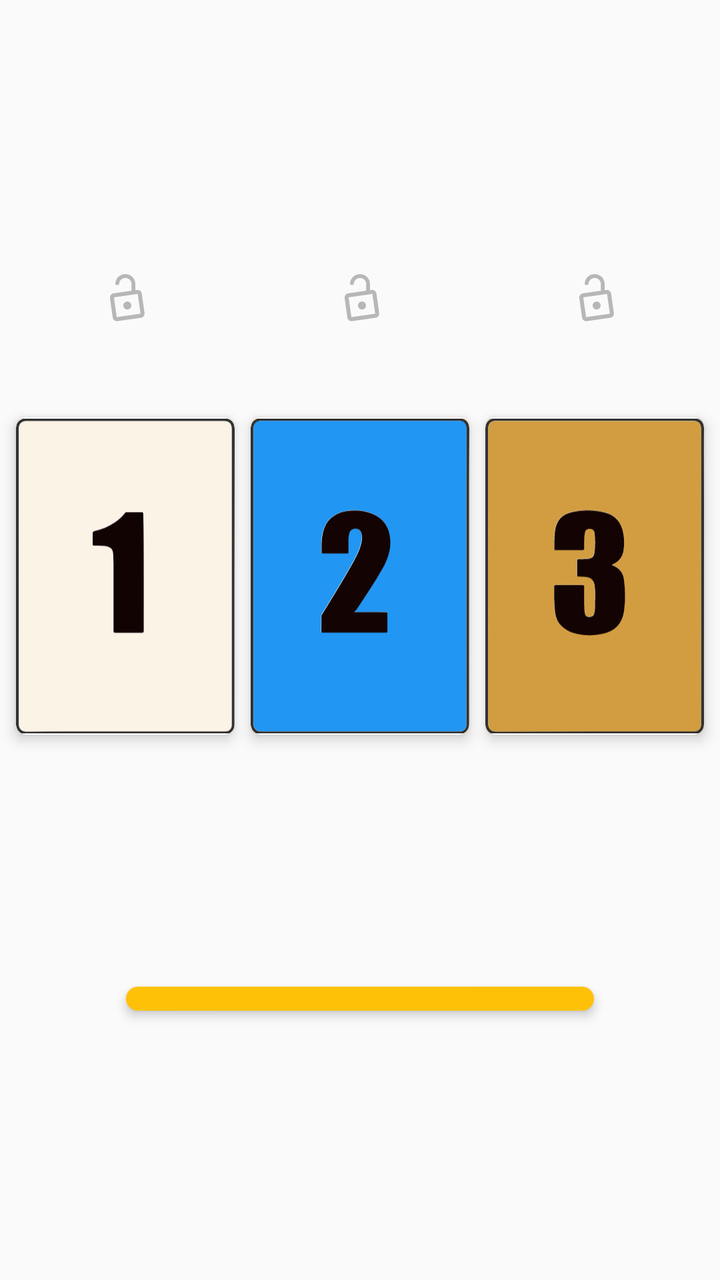
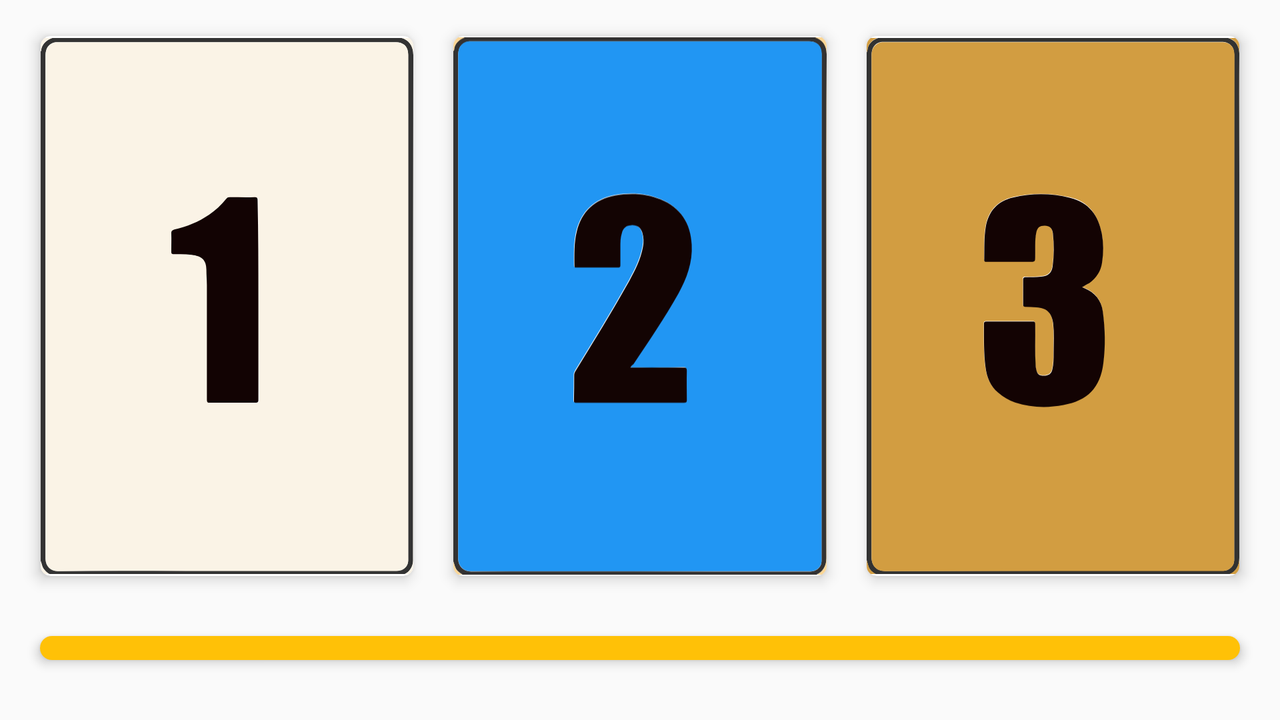

An Android layout and its configuration variant, each rendered on a device that would load it. The default file and the variant file are quoted in full after the pictures.
<!-- AndroidManifest.xml: application theme AppTheme -->
<!-- res/layout/fragment_comix_genertor.xml -->
<?xml version="1.0" encoding="utf-8"?>
<android.support.constraint.ConstraintLayout
    xmlns:android="http://schemas.android.com/apk/res/android"

    xmlns:app="http://schemas.android.com/apk/res-auto"
    xmlns:tools="http://schemas.android.com/tools"
    xmlns:fbutton="http://schemas.android.com/apk/res-auto"
    android:layout_width="match_parent"
    android:layout_height="match_parent"
    tools:context=".MainActivity"
   >


    <RelativeLayout
        android:id="@+id/relative_layout_image_lock_1"
        android:layout_width="wrap_content"
        android:layout_height="wrap_content"
        android:orientation="horizontal"
        android:padding="15dp"

        app:layout_constraintEnd_toEndOf="@+id/cv1"
        app:layout_constraintStart_toStartOf="@+id/cv1"

        app:layout_constraintTop_toTopOf="@+id/guidelinehor_lock">

        <ImageView
            android:id="@+id/image_lock_1"
            android:layout_width="24dp"
            android:layout_height="24dp"
            android:alpha=".5"
            app:srcCompat="@drawable/lock_whith_angle_lock_500" />
    </RelativeLayout>



    <android.support.v7.widget.CardView
        android:id="@+id/cv1"
        android:layout_width="0dp"
        android:layout_height="0dp"
        android:layout_marginStart="8dp"
        android:background="@drawable/cardborder"
        app:cardCornerRadius="5dp"
        app:cardElevation="4dp"
        app:layout_constraintBottom_toTopOf="@+id/guidelinehor2"
        app:layout_constraintDimensionRatio="604:875"
        app:layout_constraintEnd_toStartOf="@+id/cv2"
        app:layout_constraintHorizontal_bias="0.5"
        app:layout_constraintStart_toStartOf="parent"
        app:layout_constraintTop_toTopOf="@+id/guidelinehor1">
        <ImageView
            android:id="@+id/image_view_card_1"
            android:layout_width="match_parent"
            android:layout_height="match_parent"
            android:layout_alignParentTop="true"
            android:layout_marginTop="0dp"
            android:visibility="visible"
            app:srcCompat="@drawable/ic_card_1"
            tools:layout_editor_absoluteX="6dp"
            tools:layout_editor_absoluteY="8dp" />
        <RelativeLayout
            android:id="@+id/card_1_border_layout"
            android:layout_width="match_parent"
            android:layout_height="match_parent">


        </RelativeLayout>
    </android.support.v7.widget.CardView>

    <RelativeLayout
        android:id="@+id/relative_layout_image_lock_2"
        android:layout_width="wrap_content"
        android:layout_height="wrap_content"
        android:orientation="horizontal"
        android:padding="15dp"

        app:layout_constraintEnd_toEndOf="@+id/cv2"
        app:layout_constraintStart_toStartOf="@+id/cv2"

        app:layout_constraintTop_toTopOf="@+id/guidelinehor_lock">

        <ImageView
            android:id="@+id/image_lock_2"
            android:layout_width="24dp"
            android:layout_height="24dp"
            android:alpha=".5"
            app:srcCompat="@drawable/lock_whith_angle_lock_500" />
    </RelativeLayout>

    <android.support.v7.widget.CardView
        android:id="@+id/cv2"
        android:layout_width="0dp"
        android:layout_height="0dp"
        android:layout_marginStart="8dp"
        android:layout_marginEnd="8dp"
        android:background="@drawable/cardborder"
        app:cardCornerRadius="5dp"
        app:cardElevation="4dp"
        app:layout_constraintBottom_toBottomOf="@+id/cv1"
        app:layout_constraintDimensionRatio="604:875"
        app:layout_constraintEnd_toStartOf="@+id/cv3"
        app:layout_constraintHorizontal_bias="0.5"
        app:layout_constraintStart_toEndOf="@+id/cv1"
        app:layout_constraintTop_toTopOf="@+id/cv1">

            <ImageView
                android:id="@+id/image_view_card_2"
                android:layout_width="match_parent"
                android:layout_height="match_parent"
                android:layout_alignParentTop="true"
                android:layout_marginTop="0dp"
                app:srcCompat="@drawable/ic_card_2"
                tools:layout_editor_absoluteX="6dp"
                tools:layout_editor_absoluteY="8dp" />

        <RelativeLayout
        android:id="@+id/card_2_border_layout"
        android:layout_width="match_parent"
        android:layout_height="match_parent">
        </RelativeLayout>
    </android.support.v7.widget.CardView>

    <RelativeLayout
        android:id="@+id/relative_layout_image_lock_3"
        android:layout_width="wrap_content"
        android:layout_height="wrap_content"
        android:orientation="horizontal"
        android:padding="15dp"
        app:layout_constraintEnd_toEndOf="@+id/cv3"
        app:layout_constraintStart_toStartOf="@+id/cv3"
        app:layout_constraintTop_toTopOf="@+id/guidelinehor_lock">

        <ImageView
            android:id="@+id/image_lock_3"
            android:layout_width="24dp"
            android:layout_height="24dp"
            android:alpha=".5"
            app:srcCompat="@drawable/lock_whith_angle_lock_500" />
    </RelativeLayout>


    <android.support.v7.widget.CardView
        android:id="@+id/cv3"
        android:layout_width="0dp"
        android:layout_height="0dp"
        android:layout_marginEnd="8dp"
        android:background="@drawable/cardborder"
        app:cardCornerRadius="5dp"
        app:cardElevation="4dp"
        app:layout_constraintBottom_toBottomOf="@+id/cv2"
        app:layout_constraintDimensionRatio="604:875"
        app:layout_constraintEnd_toEndOf="parent"
        app:layout_constraintStart_toEndOf="@+id/cv2"
        app:layout_constraintTop_toTopOf="@+id/cv2">



            <ImageView
                android:id="@+id/image_view_card_3"
                android:layout_width="match_parent"
                android:layout_height="match_parent"

                android:layout_alignParentTop="true"
                android:layout_marginTop="0dp"
                app:srcCompat="@drawable/ic_card_3"
                tools:layout_editor_absoluteX="6dp"
                tools:layout_editor_absoluteY="8dp" />
        <RelativeLayout
        android:id="@+id/card_3_border_layout"
        android:layout_width="match_parent"
        android:layout_height="match_parent">
        </RelativeLayout>

    </android.support.v7.widget.CardView>


    <ImageButton
        android:id="@+id/button_generate_commix"
        android:layout_width="0dp"
        android:layout_height="wrap_content"
        android:background="@drawable/btn_rounded"
        android:elevation="3dp"
        android:padding="6dp"


        android:theme="@style/MyButton"
        app:layout_constraintBottom_toTopOf="@+id/guidelinehor3"
        app:layout_constraintEnd_toEndOf="parent"
        app:layout_constraintStart_toStartOf="parent"
        app:layout_constraintTop_toTopOf="@+id/guidelinehor3"
        app:layout_constraintWidth_percent="0.65"
        app:srcCompat="@drawable/round_arrows_bouce_white_big" />



    <android.support.constraint.Guideline
        android:id="@+id/guidelinehor1"
        android:layout_width="wrap_content"
        android:layout_height="wrap_content"
        android:orientation="horizontal"
        app:layout_constraintGuide_percent="0.20" />


    <android.support.constraint.Guideline
        android:id="@+id/guidelinehor_lock"
        android:layout_width="wrap_content"
        android:layout_height="wrap_content"
        android:orientation="horizontal"
        app:layout_constraintGuide_percent="0.19" />

    <android.support.constraint.Guideline
        android:id="@+id/guidelinehor2"
        android:layout_width="wrap_content"
        android:layout_height="wrap_content"
        android:orientation="horizontal"
        app:layout_constraintGuide_percent="0.70" />

    <android.support.constraint.Guideline
        android:id="@+id/guidelinehor3"
        android:layout_width="wrap_content"
        android:layout_height="wrap_content"
        android:orientation="horizontal"
        app:layout_constraintGuide_percent="0.78" />

</android.support.constraint.ConstraintLayout>
<!-- resources referenced by this layout -->
<resources>
  <!-- drawable btn_rounded (drawable) -->
  <?xml version="1.0" encoding="utf-8"?>
      <shape xmlns:android="http://schemas.android.com/apk/res/android">
          <solid android:color="#FFC107"/>
          <corners android:radius="10dp"/>
      </shape>
  <!-- drawable cardborder (drawable) -->
  <?xml version="1.0" encoding="utf-8"?>
  <shape xmlns:android="http://schemas.android.com/apk/res/android" android:shape="rectangle" >
  
      <stroke android:width="3dip" android:color="#FF757575"/>
      <corners android:radius="4dp"/>
  </shape>
  <!-- drawable ic_card_1: vector/xml drawable (drawable, 2707 chars, omitted) -->
  <!-- drawable ic_card_2: vector/xml drawable (drawable, 3114 chars, omitted) -->
  <!-- drawable ic_card_3: vector/xml drawable (drawable, 3809 chars, omitted) -->
  <!-- drawable lock_whith_angle_lock_500: vector/xml drawable (drawable, 6113 chars, omitted) -->
  <style name="MyButton" parent="Theme.AppCompat.Light">
          <item name="colorControlHighlight">@color/colorPrimaryDark</item>
          <item name="colorButtonNormal">@color/colorPrimary</item>
  
      </style>
  <style name="AppTheme" parent="Theme.AppCompat.Light.NoActionBar">
          
          <item name="colorPrimary">@color/colorPrimary</item>
          <item name="colorPrimaryDark">@color/colorPrimaryDark</item>
          <item name="colorAccent">@color/colorAccent</item>
      </style>
  <color name="colorPrimaryDark">#ffa000</color>
  <color name="colorPrimary">#ffc107</color>
  <color name="colorAccent">#FFEB3B</color>
</resources>
<!-- res/layout-land/fragment_comix_genertor.xml (the repository's variant of the layout above) -->
<!-- drawn on the phone turned sideways -->
<?xml version="1.0" encoding="utf-8"?>
<android.support.constraint.ConstraintLayout xmlns:android="http://schemas.android.com/apk/res/android"
    xmlns:app="http://schemas.android.com/apk/res-auto"
    xmlns:tools="http://schemas.android.com/tools"
    android:layout_width="match_parent"
    android:layout_height="match_parent">

    <RelativeLayout
        android:id="@+id/relative_layout_image_lock_1"
        android:layout_width="wrap_content"
        android:layout_height="wrap_content"
        android:orientation="horizontal"
        android:padding="15dp"
        app:layout_constraintEnd_toEndOf="@+id/cv1"
        app:layout_constraintStart_toStartOf="@+id/cv1"
        app:layout_constraintTop_toTopOf="@+id/guidelinehor_lock"
        android:visibility="gone">

        <ImageView
            android:id="@+id/image_lock_1"
            android:layout_width="24dp"
            android:layout_height="24dp"
            android:alpha=".5"
            app:srcCompat="@drawable/lock_whith_angle_lock_500" />
    </RelativeLayout>


    <android.support.v7.widget.CardView
        android:id="@+id/cv1"
        android:layout_width="0dp"
        android:layout_height="0dp"
        android:layout_marginStart="8dp"
        android:background="@drawable/cardborder"
        app:cardCornerRadius="5dp"
        app:cardElevation="4dp"
        app:layout_constraintBottom_toTopOf="@+id/guidelinehor2"
        app:layout_constraintDimensionRatio="604:875"
        app:layout_constraintEnd_toStartOf="@+id/cv2"
        app:layout_constraintHorizontal_bias="0.5"
        app:layout_constraintStart_toStartOf="parent"
        app:layout_constraintTop_toTopOf="@+id/guidelinehor1">

            <ImageView
                android:id="@+id/image_view_card_1"
                android:layout_width="match_parent"
                android:layout_height="match_parent"
                android:layout_alignParentTop="true"
                android:visibility="visible"
                app:srcCompat="@drawable/ic_card_1"
                tools:layout_editor_absoluteX="6dp"
                tools:layout_editor_absoluteY="8dp" />
        <RelativeLayout
        android:id="@+id/card_1_border_layout"
        android:layout_width="match_parent"
        android:layout_height="match_parent">
        </RelativeLayout>
    </android.support.v7.widget.CardView>

    <RelativeLayout
        android:id="@+id/relative_layout_image_lock_2"
        android:layout_width="wrap_content"
        android:layout_height="wrap_content"
        android:orientation="horizontal"
        android:padding="15dp"
        app:layout_constraintEnd_toEndOf="@+id/cv2"
        app:layout_constraintStart_toStartOf="@+id/cv2"
        app:layout_constraintTop_toTopOf="@+id/guidelinehor_lock"
        android:visibility="gone">

        <ImageView
            android:id="@+id/image_lock_2"
            android:layout_width="24dp"
            android:layout_height="24dp"
            android:alpha=".5"
            app:srcCompat="@drawable/lock_whith_angle_lock_500" />
    </RelativeLayout>

    <android.support.v7.widget.CardView
        android:id="@+id/cv2"
        android:layout_width="0dp"
        android:layout_height="0dp"
        android:layout_marginStart="8dp"
        android:layout_marginEnd="8dp"
        android:background="@drawable/cardborder"
        app:cardCornerRadius="5dp"
        app:cardElevation="4dp"
        app:layout_constraintBottom_toBottomOf="@+id/cv1"
        app:layout_constraintDimensionRatio="604:875"
        app:layout_constraintEnd_toStartOf="@+id/cv3"
        app:layout_constraintHorizontal_bias="0.5"
        app:layout_constraintStart_toEndOf="@+id/cv1"
        app:layout_constraintTop_toTopOf="@+id/cv1">


            <ImageView
                android:id="@+id/image_view_card_2"
                android:layout_width="match_parent"
                android:layout_height="match_parent"
                android:layout_alignParentTop="true"
                android:layout_marginTop="0dp"
                app:srcCompat="@drawable/ic_card_2"
                tools:layout_editor_absoluteX="6dp"
                tools:layout_editor_absoluteY="8dp" />
        <RelativeLayout
            android:id="@+id/card_2_border_layout"
            android:layout_width="match_parent"
            android:layout_height="match_parent">
        </RelativeLayout>
    </android.support.v7.widget.CardView>

    <RelativeLayout
        android:id="@+id/relative_layout_image_lock_3"
        android:layout_width="wrap_content"
        android:layout_height="wrap_content"
        android:orientation="horizontal"
        android:padding="15dp"
        app:layout_constraintEnd_toEndOf="@+id/cv3"
        app:layout_constraintStart_toStartOf="@+id/cv3"
        app:layout_constraintTop_toTopOf="@+id/guidelinehor_lock"
        android:visibility="gone">

        <ImageView
            android:id="@+id/image_lock_3"
            android:layout_width="24dp"
            android:layout_height="24dp"
            android:alpha=".5"
            app:srcCompat="@drawable/lock_whith_angle_lock_500" />
    </RelativeLayout>


    <android.support.v7.widget.CardView
        android:id="@+id/cv3"
        android:layout_width="0dp"
        android:layout_height="0dp"
        android:layout_marginEnd="8dp"
        android:background="@drawable/cardborder"
        app:cardCornerRadius="5dp"
        app:cardElevation="4dp"
        app:layout_constraintBottom_toBottomOf="@+id/cv2"
        app:layout_constraintDimensionRatio="604:875"
        app:layout_constraintEnd_toEndOf="parent"
        app:layout_constraintStart_toEndOf="@+id/cv2"
        app:layout_constraintTop_toTopOf="@+id/cv2">


            <ImageView
                android:id="@+id/image_view_card_3"
                android:layout_width="match_parent"
                android:layout_height="match_parent"


                android:layout_alignParentTop="true"
                android:layout_marginTop="0dp"
                app:srcCompat="@drawable/ic_card_3"
                tools:layout_editor_absoluteX="6dp"
                tools:layout_editor_absoluteY="8dp" />
        <RelativeLayout
            android:id="@+id/card_3_border_layout"
            android:layout_width="match_parent"
            android:layout_height="match_parent">
        </RelativeLayout>
    </android.support.v7.widget.CardView>

    <ImageButton
        android:id="@+id/button_generate_commix"
        android:layout_width="match_parent"
        android:layout_height="wrap_content"
        android:layout_marginStart="20dp"
        android:layout_marginEnd="20dp"
        android:elevation="3dp"
        android:padding="6dp"
        app:srcCompat="@drawable/round_arrows_bouce_white_big"
        android:textColor="@color/secondary_text2"
        android:theme="@style/MyButton"
        android:background="@drawable/btn_rounded"
        app:layout_constraintBottom_toTopOf="@+id/guidelinehor3"
        app:layout_constraintEnd_toEndOf="parent"
        app:layout_constraintStart_toStartOf="parent"
        app:layout_constraintTop_toTopOf="@+id/guidelinehor3"
        app:layout_constraintWidth_percent="0.65" />

    <android.support.constraint.Guideline
        android:id="@+id/guidelinehor1"
        android:layout_width="wrap_content"
        android:layout_height="wrap_content"
        android:orientation="horizontal"
        app:layout_constraintGuide_percent="0.05" />

    <android.support.constraint.Guideline
        android:id="@+id/guidelinehor2"
        android:layout_width="wrap_content"
        android:layout_height="wrap_content"
        android:orientation="horizontal"
        app:layout_constraintGuide_percent="0.8" />

    <android.support.constraint.Guideline
        android:id="@+id/guidelinehor3"
        android:layout_width="wrap_content"
        android:layout_height="wrap_content"
        android:orientation="horizontal"
        app:layout_constraintGuide_percent="0.9" />

</android.support.constraint.ConstraintLayout>
